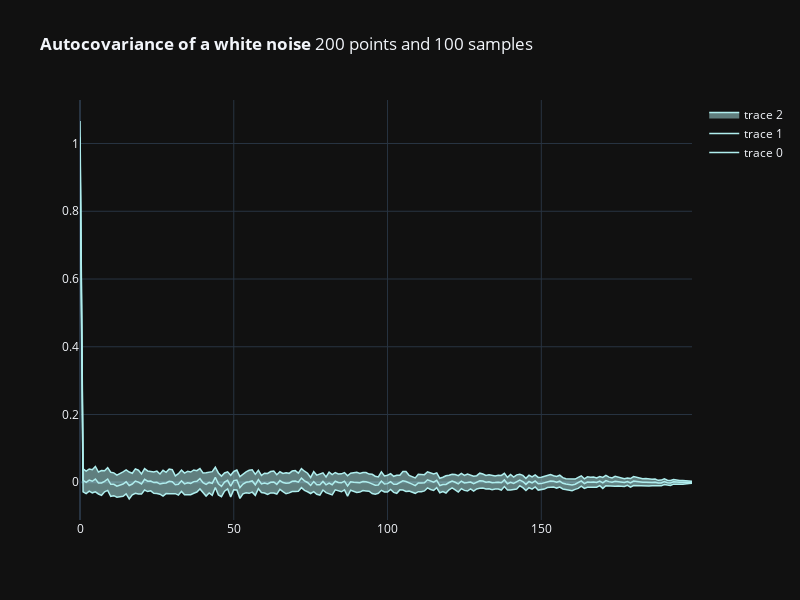
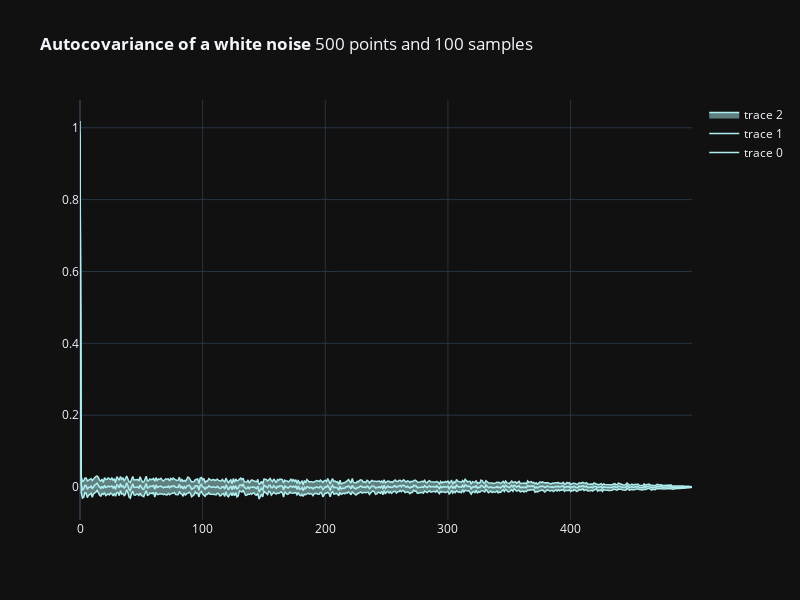
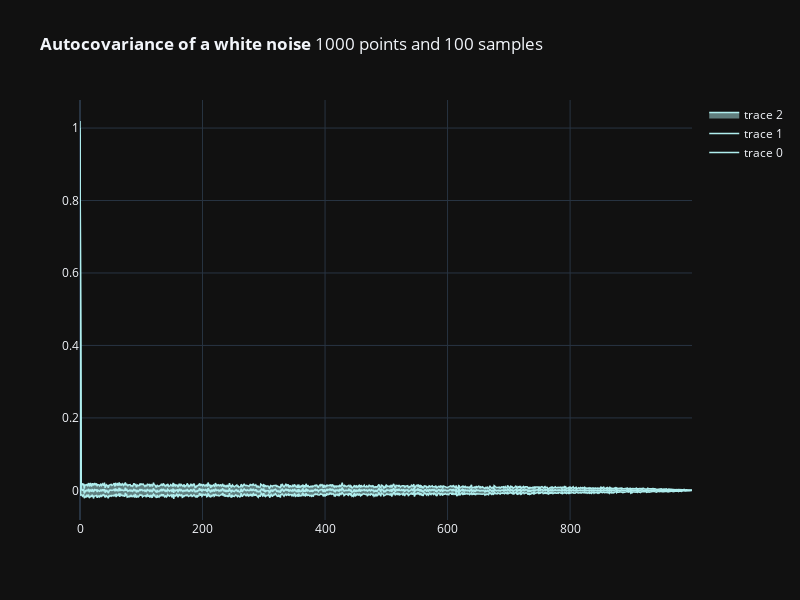

Write notebook code for charts like these, in order.
### Code cell
def get_autocovariances(samples: np.ndarray) -> np.ndarray:
    """
    Calculate the autocovariances of a set of samples.

    Args:
        samples (np.ndarray): A 2D NumPy array where each row represents a sample, 
                             and columns represent data points.

    Returns:
        np.ndarray: A 2D NumPy array containing the autocovariances of the samples.
    """
    n_points = samples.shape[1]
    autocovariances = np.zeros((len(samples), n_points))
    for tau in range(n_points):
        prod_mat = samples[:, :n_points-tau]
        prod_mat = prod_mat*samples[:, tau:]
        autocovariances[:, tau] = prod_mat.sum(axis = 1)
    
    autocovariances = autocovariances/n_points
    return autocovariances

# Plot autocovariance of white noises
for n_points in [200, 500, 1000]:
    wn_sample = sample_wnoise(n_points, 100)
    autocov = get_autocovariances(wn_sample)
    plot_mean_std(autocov, title =f"<b>Autocovariance of a white noise</b> {n_points} points and 100 samples")

### Figure 1 — Plotly figure (JSON) as saved in the notebook; plotly's stock layout.template omitted (floating-point values rounded to 4 significant figures; data arrays with more than 128 entries replaced by an {"elided": "..."} marker saying what was removed)
{"data": [{"line": {"color": "paleturquoise", "width": 1.5}, "type": "scatter", "x": {"elided": "200 int values"}, "y": {"elided": "200 float values"}}, {"line": {"color": "paleturquoise", "width": 1.5}, "opacity": 0.6, "type": "scatter", "x": {"elided": "200 int values"}, "y": {"elided": "200 float values"}}, {"fill": "tonexty", "line": {"color": "paleturquoise", "width": 1.5}, "opacity": 0.6, "type": "scatter", "x": {"elided": "200 int values"}, "y": {"elided": "200 float values"}}], "layout": {"height": 600, "title": {"text": "<b>Autocovariance of a white noise</b> 200 points and 100 samples"}, "width": 800}}

### Figure 2 — Plotly figure (JSON) as saved in the notebook; plotly's stock layout.template omitted (floating-point values rounded to 4 significant figures; data arrays with more than 128 entries replaced by an {"elided": "..."} marker saying what was removed)
{"data": [{"line": {"color": "paleturquoise", "width": 1.5}, "type": "scatter", "x": {"elided": "500 int values"}, "y": {"elided": "500 float values"}}, {"line": {"color": "paleturquoise", "width": 1.5}, "opacity": 0.6, "type": "scatter", "x": {"elided": "500 int values"}, "y": {"elided": "500 float values"}}, {"fill": "tonexty", "line": {"color": "paleturquoise", "width": 1.5}, "opacity": 0.6, "type": "scatter", "x": {"elided": "500 int values"}, "y": {"elided": "500 float values"}}], "layout": {"height": 600, "title": {"text": "<b>Autocovariance of a white noise</b> 500 points and 100 samples"}, "width": 800}}

### Figure 3 — Plotly figure (JSON) as saved in the notebook; plotly's stock layout.template omitted (floating-point values rounded to 4 significant figures; data arrays with more than 128 entries replaced by an {"elided": "..."} marker saying what was removed)
{"data": [{"line": {"color": "paleturquoise", "width": 1.5}, "type": "scatter", "x": {"elided": "1000 int values"}, "y": {"elided": "1000 float values"}}, {"line": {"color": "paleturquoise", "width": 1.5}, "opacity": 0.6, "type": "scatter", "x": {"elided": "1000 int values"}, "y": {"elided": "1000 float values"}}, {"fill": "tonexty", "line": {"color": "paleturquoise", "width": 1.5}, "opacity": 0.6, "type": "scatter", "x": {"elided": "1000 int values"}, "y": {"elided": "1000 float values"}}], "layout": {"height": 600, "title": {"text": "<b>Autocovariance of a white noise</b> 1000 points and 100 samples"}, "width": 800}}
